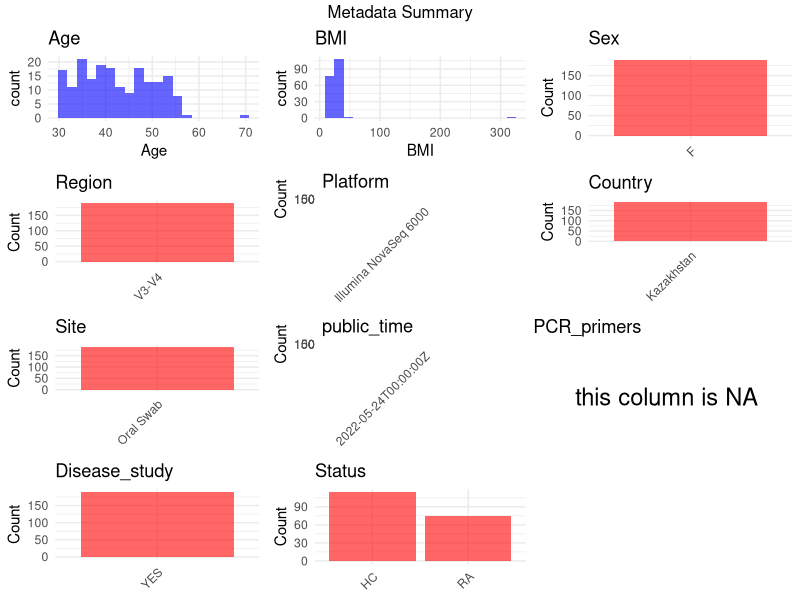

R code for this plot:
## ---- chunk 1
# Load necessary libraries
library(dplyr)
library(ggplot2)
library(gridExtra)

# Set working directory (update this path to your local directory)
setwd("D:/oral_project/PRJNA841771")

# Read the initial metadata files
initial_meta<-read.csv("SraRunTable.csv",header = T)

# Combine the two metadata files
#meta <- rbind(initial_meta, initial_meta1)

#Remove entries where Organism is "gut metagenome" (non-oral samples)
initial_meta <- subset(initial_meta,host_body_product=="oral cavity")

# Check the number of samples containing "HT" in Sample.Name (e.g., healthy controls)
#nrow(subset(meta, grepl("HT", Sample.Name)))

# Display the first few rows of the metadata
head(initial_meta)
## ---- chunk 2
# Create a uniform metadata dataframe
metadata <- data.frame(
  BioProject = initial_meta$BioProject,
  Run = initial_meta$Run,
  sample_name = initial_meta$Sample.Name,
  Age = initial_meta$Host_age,
  BMI = initial_meta$host_body_mass_index,
  Sex="F",
  Region = "V3-V4",
  Platform = initial_meta$Instrument,
  Country = initial_meta$geo_loc_name_country,
  Site = "Oral Swab",
  public_time = initial_meta$ReleaseDate,
  stringsAsFactors = FALSE
)
## ---- chunk 3
# Add information obtained from the publication
metadata$PCR_primers <- NA
metadata$title <- "Oral Microbial Signature of Rheumatoid Arthritis in
Female Patients"
metadata$Disease_study <- "YES"
# Assign disease status based on sample_name patterns
metadata<-metadata%>%
  mutate(Status=case_when(grepl("C|c",sample_name)~"HC",
                          TRUE~"RA"
                          ))
## ---- chunk 4
# Check the number of unique runs and sample names
print(paste("Number of unique runs:", length(unique(metadata$Run))))
print(paste("Number of unique sample names:", length(unique(metadata$sample_name))))
## ---- chunk 5
# Select columns for visualization
plot_data <- metadata %>%
  select(-BioProject, -Run, -sample_name, -title)

# Function to create simple plots for each column
create_simple_plots <- function(data) {
  plots <- list()
  
  for (col in colnames(data)) {
    # Check if the column is all NA
    if (all(is.na(data[[col]]))) {
      # Create an empty plot with text indicating all NA
      p <- ggplot() +
        annotate("text", x = 0.5, y = 0.5, label = "this column is NA", size = 6) +
        labs(title = col) +
        theme_void()
    } else if (is.numeric(data[[col]])) {
      # Numeric variable: histogram
      p <- ggplot(data, aes(x = .data[[col]])) +
        geom_histogram(fill = "blue", alpha = 0.6, bins = 20, na.rm = TRUE) +
        labs(title = col) +
        theme_minimal()
    } else {
      # Categorical variable: bar plot (remove NA values)
      count_data <- as.data.frame(table(data[[col]], useNA = "ifany"))
      p <- ggplot(count_data, aes(x = reorder(Var1, -Freq), y = Freq)) +
        geom_col(fill = "red", alpha = 0.6) +
        labs(title = col, x = NULL, y = "Count") +
        theme_minimal() +
        theme(axis.text.x = element_text(angle = 45, hjust = 1))
    }
    plots[[col]] <- p
  }
  
  return(plots)
}

# Generate and arrange plots
plots <- create_simple_plots(plot_data)
grid.arrange(grobs = plots, ncol = 3, top = "Metadata Summary")
## ---- chunk 6
# Reorder columns to match the desired format
metadata <- metadata[, c(
  "BioProject", "Run", "sample_name", "Age", "BMI", "Sex", 
  "Region", "Platform", "Country", "Site", "public_time", 
  "PCR_primers", "title", "Disease_study", "Status"
)]

# Export the uniform metadata to a CSV file
write.csv(metadata, file = "metadata.csv", quote = FALSE)
